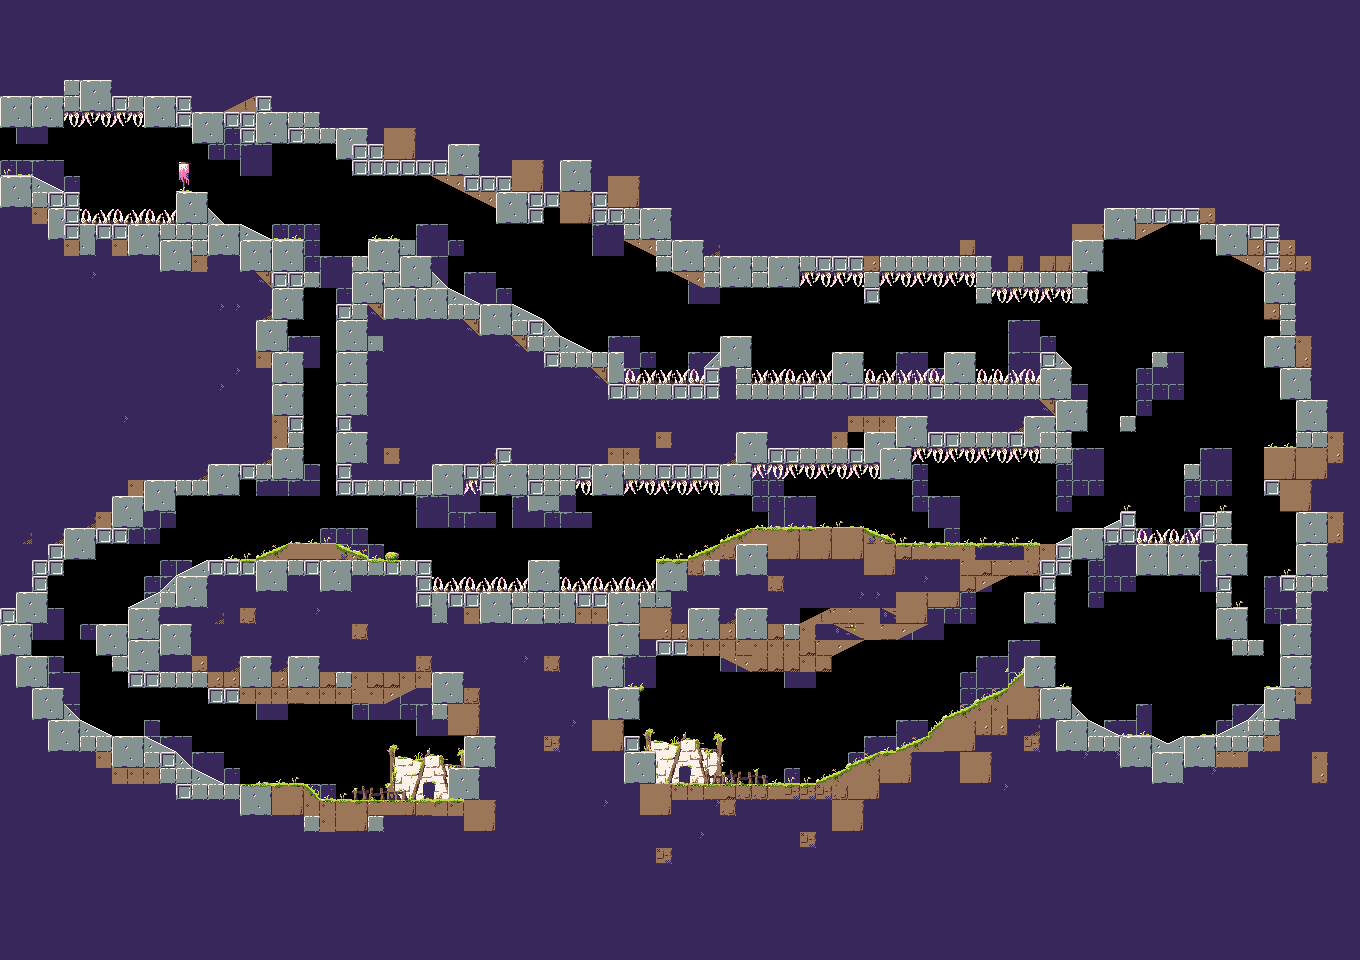

Below is a game level as drawn by its tile map, then a one-line description and the .tmx that defines it (tile-layer data replaced by summaries):
An orthogonal 85x60 tile map with 16x16 px tiles, 3 tile layers (under, main, over) and 33 objects (9x right, 8x left, 6x crate, 4x leafspawner, 2x egg, ...).

<map version="1.0" orientation="orthogonal" renderorder="right-down" width="85" height="60" tilewidth="16" tileheight="16">
 <tileset firstgid="1" name="tiles" tilewidth="16" tileheight="16">
  <image source="../image/tiles.png" width="512" height="512" />
 </tileset>
 <layer name="under" width="85" height="60">
  <data>[5100 cells, 429 non-empty, 32 distinct tile ids]</data>
 </layer>
 <layer name="main" width="85" height="60">
  <data>[5100 cells, 3833 non-empty, 44 distinct tile ids]</data>
 </layer>
 <layer name="over" width="85" height="60">
  <data>[5100 cells, 147 non-empty, 32 distinct tile ids]</data>
 </layer>
 <objectgroup name="entities">
  <object name="autodoor" type="second" x="0" y="128" width="4.66667" height="48.6667" />
  <object name="music" type="music2" x="16" y="16" width="112" height="16" />
  <object name="bat" type="left" x="215.333" y="158.667" />
  <object name="bat" type="left" x="389.333" y="508.667" />
  <object name="bat" type="left" x="396.333" y="531.667" />
  <object name="bat" type="right" x="233.333" y="532.167" />
  <object name="bat" type="right" x="242.333" y="510.667" />
  <object name="egg" x="314.333" y="531.667" width="7.66667" height="11.6667" />
  <object name="door" type="house5" x="423.333" y="781.333" width="11.3333" height="16.6667" />
  <object name="crate" x="277.25" y="773" width="11" height="11" />
  <object name="crate" x="287.917" y="772.333" width="11" height="11" />
  <object name="crate" x="281.917" y="762.333" width="11" height="11" />
  <object name="crate" x="452.917" y="756" width="11" height="11" />
  <object name="door" type="house6" x="680" y="765.333" width="11.3333" height="16.6667" />
  <object name="crate" x="655.584" y="772.667" width="11" height="11" />
  <object name="crate" x="656.918" y="763.334" width="11" height="11" />
  <object name="bat" type="left" x="546.333" y="546.334" />
  <object name="bat" type="left" x="539.333" y="523.334" />
  <object name="bat" type="left" x="669.666" y="547.001" />
  <object name="bat" type="left" x="660" y="522.001" />
  <object name="egg" x="1165.67" y="722.334" width="7.66667" height="11.6667" />
  <object name="bat" type="left" x="1232" y="424.001" />
  <object name="bat" type="right" x="1094" y="386.001" />
  <object name="bat" type="right" x="770.333" y="329.667" />
  <object name="bat" type="right" x="834.333" y="336.667" />
  <object name="bat" type="right" x="859.333" y="316.667" />
  <object name="bat" type="right" x="930.333" y="339.667" />
  <object name="bat" type="right" x="918.333" y="319.667" />
  <object name="bat" type="right" x="75.333" y="162.667" />
  <object name="leafspawner" x="389.083" y="745.42" width="6.9167" height="6.9167" />
  <object name="leafspawner" x="456.083" y="750.087" width="6.9167" height="6.9167" />
  <object name="leafspawner" x="645.083" y="729.42" width="6.9167" height="6.9167" />
  <object name="leafspawner" x="715.083" y="735.753" width="6.9167" height="6.9167" />
 </objectgroup>
</map>
